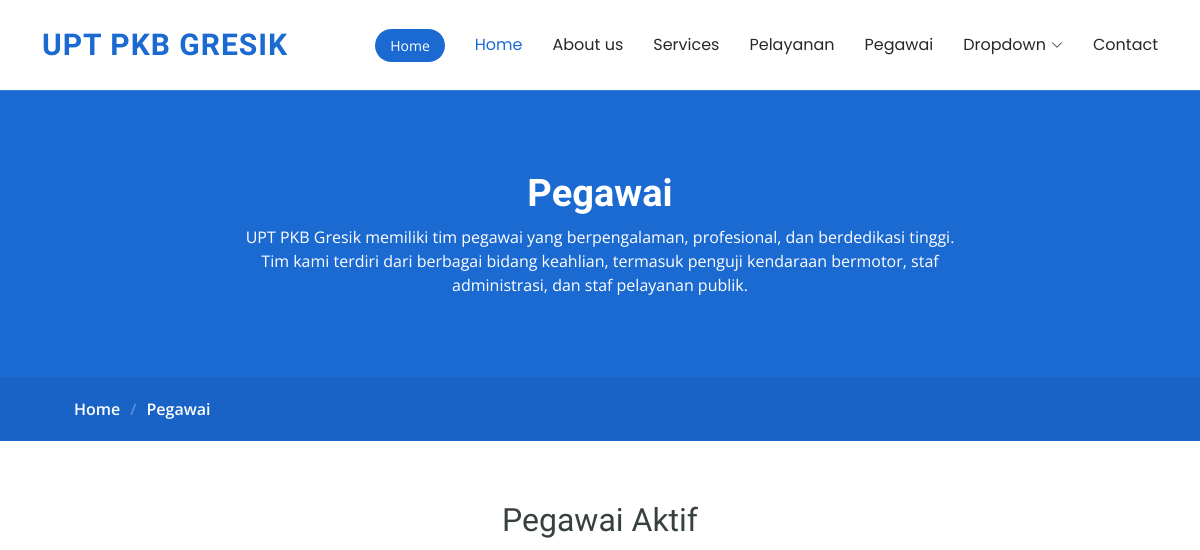
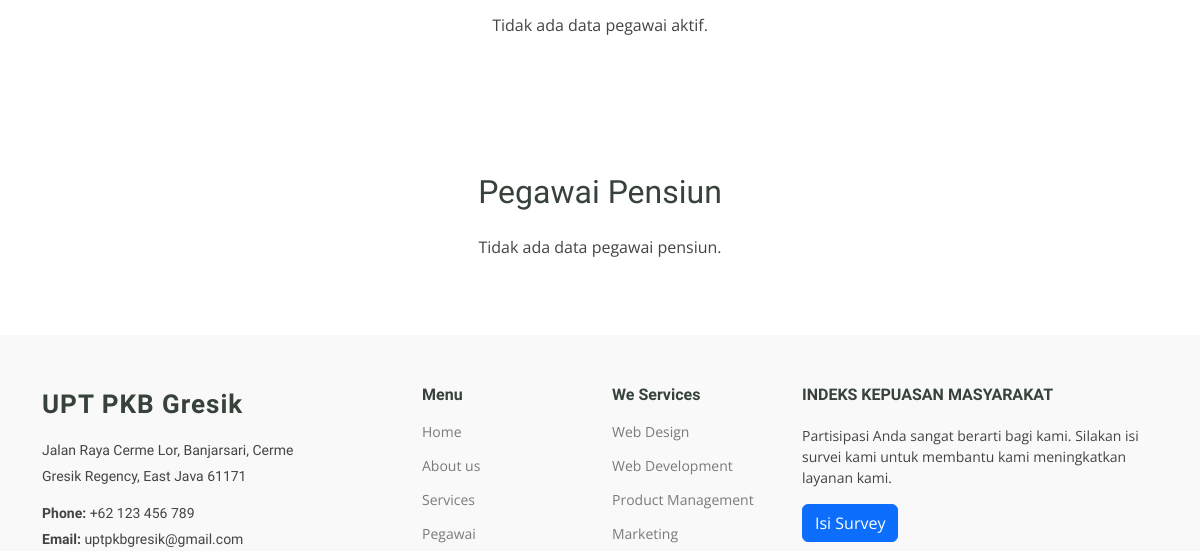
Page /pkb/trainers.php (upper part) on the earlier database version (2 pictures, top to bottom).
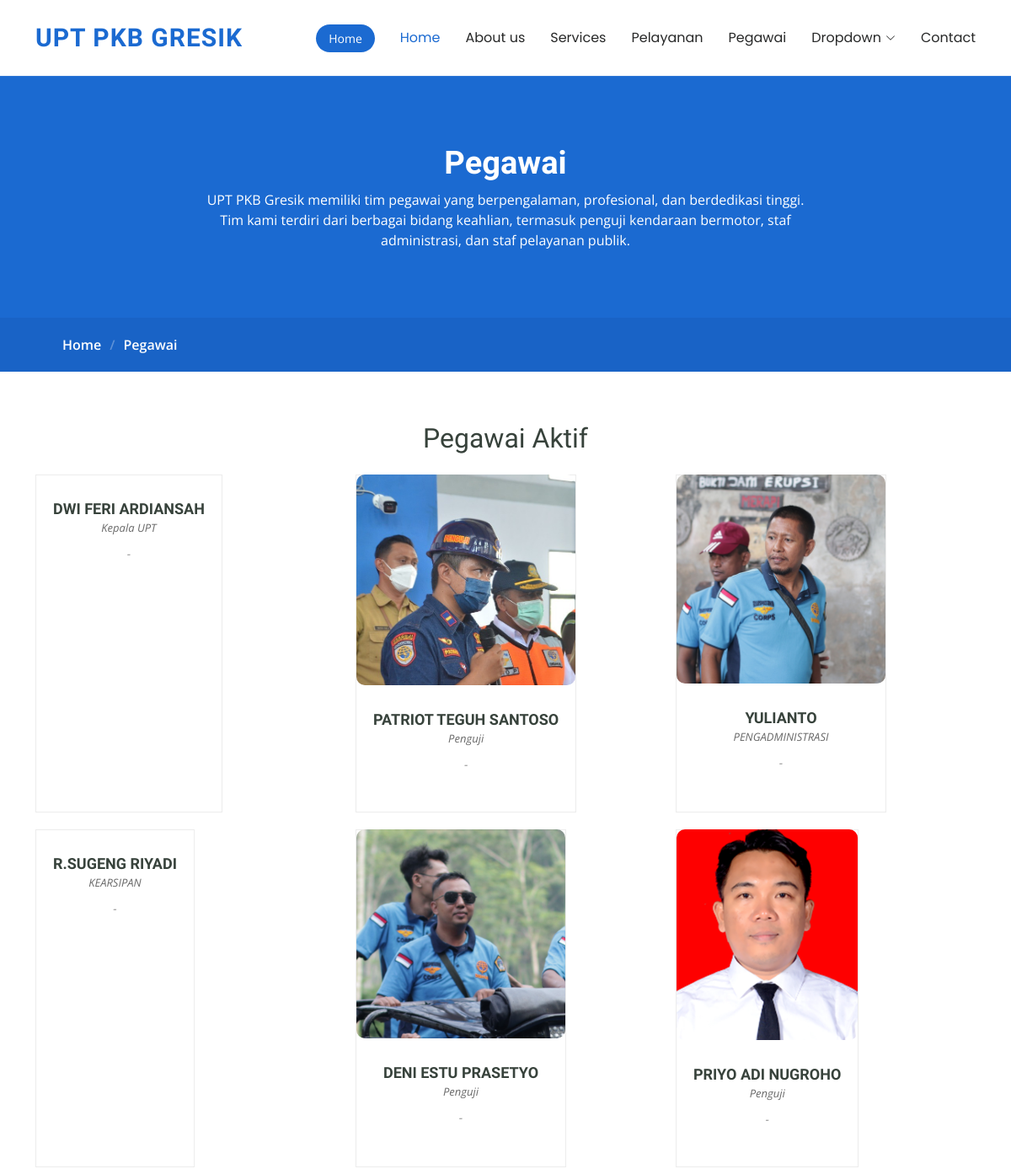
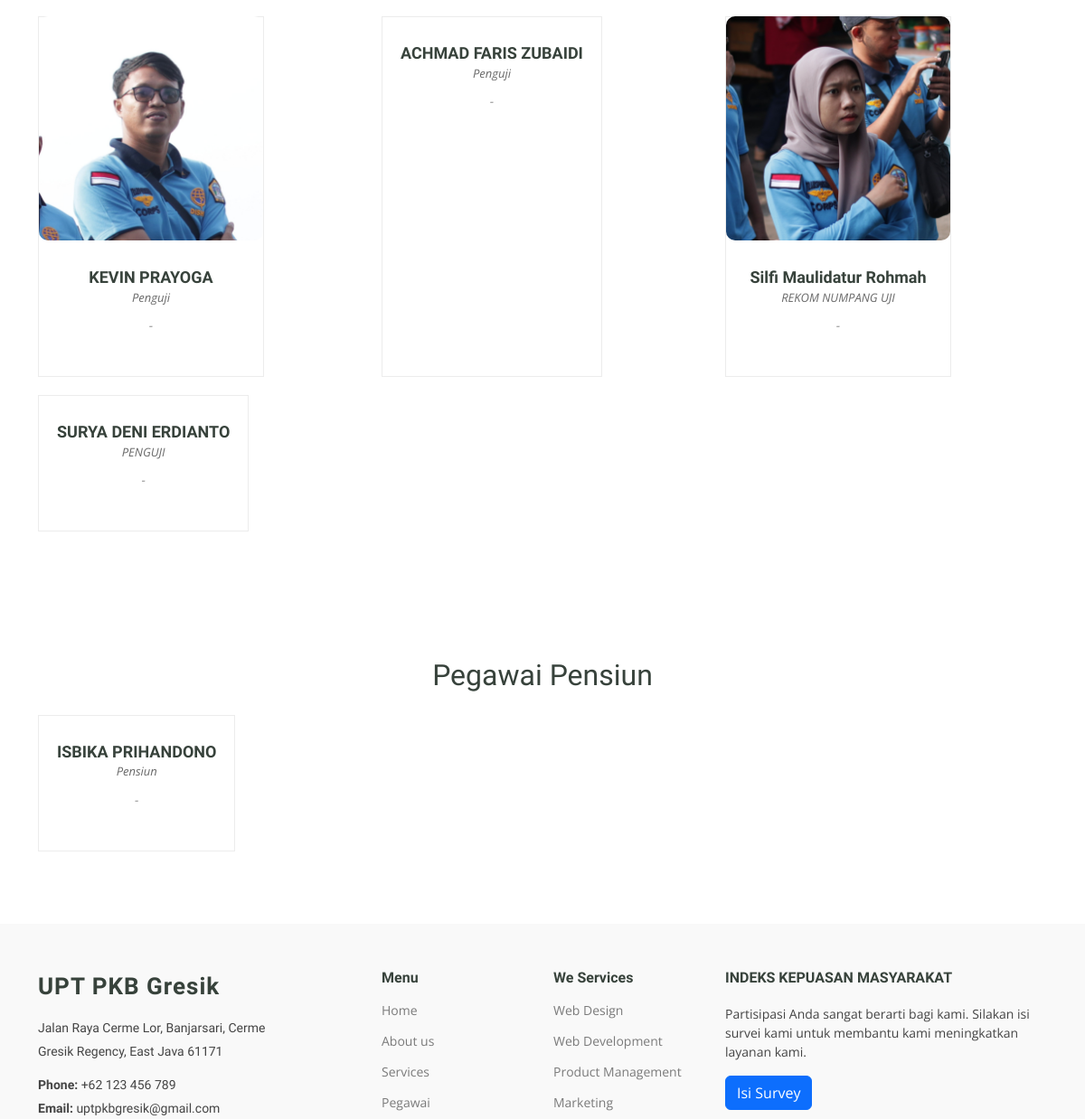
Same page on the later database version (2 pictures, top to bottom).
### tables this page shows
CREATE TABLE `pegawai_pkb` (
  `id` int NOT NULL,
  `nama` varchar(255) NOT NULL,
  `jabatan` varchar(255) NOT NULL,
  `deskripsi` text NOT NULL,
  `foto` varchar(255) NOT NULL,
  `twitter` varchar(255) DEFAULT '',
  `facebook` varchar(255) DEFAULT '',
  `instagram` varchar(255) DEFAULT '',
  `linkedin` varchar(255) DEFAULT ''
);

### pkb/trainers.php (the view, shortened to what this page needs)
<?php
include("header.php");
$sql_aktif = "SELECT * FROM pegawai_pkb WHERE jabatan != 'Pensiun'";
$result_aktif = $koneksi->query($sql_aktif);
$sql_pensiun = "SELECT * FROM pegawai_pkb WHERE jabatan = 'Pensiun'";
$result_pensiun = $koneksi->query($sql_pensiun);
?>
<main class="main">
    <div class="page-title" data-aos="fade">
        <div class="heading">
            <div class="container">
                <div class="row d-flex justify-content-center text-center">
                    <div class="col-lg-8">
                        <h1>Pegawai</h1>
                        <p class="mb-0">UPT PKB Gresik memiliki tim pegawai yang berpengalaman, profesional, dan berdedikasi tinggi. Tim kami terdiri dari berbagai bidang keahlian, termasuk penguji kendaraan bermotor, staf administrasi, dan staf pelayanan publik.</p>
                    </div>
                </div>
            </div>
        </div>
        <nav class="breadcrumbs">
            <div class="container">
                <ol>
                    <li><a href="index.php">Home</a></li>
                    <li class="current">Pegawai</li>
                </ol>
            </div>
        </nav>
    </div>
    <section id="trainers-aktif" class="section trainers-index">
        <div class="container">
            <h2 class="text-center mb-4">Pegawai Aktif</h2>
            <div class="row">
                <?php
                if ($result_aktif && $result_aktif->num_rows > 0) {
                    while ($row = $result_aktif->fetch_assoc()) {
                        echo '<div class="col-lg-4 col-md-6 d-flex" data-aos="fade-up" data-aos-delay="100">';
                        echo '<div class="member">';
                        echo '<img src="assets/img/trainers/' . $row["foto"] . '" class="img-fluid uniform-img" alt="">';
                        echo '<div class="member-content">';
                        echo '<h4>' . $row["nama"] . '</h4>';
                        echo '<span>' . $row["jabatan"] . '</span>';
                        echo '<p>' . $row["deskripsi"] . '</p>';
                        echo '</div>';
                        echo '</div>';
                        echo '</div>';
                    }
                } else {
                    echo "<p class='text-center'>Tidak ada data pegawai aktif.</p>";
                }
                ?>
            </div>
        </div>
    </section>
    <section id="trainers-pensiun" class="section trainers-index">
        <div class="container">
            <h2 class="text-center mb-4">Pegawai Pensiun</h2>
            <div class="row">
                <?php
                if ($result_pensiun && $result_pensiun->num_rows > 0) {
                    while ($row = $result_pensiun->fetch_assoc()) {
                        echo '<div class="col-lg-4 col-md-6 d-flex" data-aos="fade-up" data-aos-delay="100">';
                        echo '<div class="member">';
                        echo '<div class="member-content">';
                        echo '<h4>' . $row["nama"] . '</h4>';
                        echo '<span>' . $row["jabatan"] . '</span>';
                        echo '<p>' . $row["deskripsi"] . '</p>';
                        echo '</div>';
                        echo '</div>';
                        echo '</div>';
                    }
                } else {
                    echo "<p class='text-center'>Tidak ada data pegawai pensiun.</p>";
                }
                ?>
            </div>
        </div>
    </section>
</main>
<?php include("footer.php"); ?>

### pkb/header.php (shortened to what this page needs)
<!DOCTYPE html>
<html lang="id">
<head>
    <link href="assets/vendor/bootstrap/css/bootstrap.min.css" rel="stylesheet">
    <link href="assets/vendor/bootstrap-icons/bootstrap-icons.css" rel="stylesheet">
    <link href="assets/vendor/aos/aos.css" rel="stylesheet">
    <link href="assets/vendor/glightbox/css/glightbox.min.css" rel="stylesheet">
    <link href="assets/vendor/swiper/swiper-bundle.min.css" rel="stylesheet">
    <link href="assets/css/main.css" rel="stylesheet">
</head>
<body class="index-page">
<header id="header" class="header d-flex align-items-center sticky-top">
    <div class="container-fluid container-xl position-relative d-flex align-items-center">
        <a href="index.php" class="logo d-flex align-items-center me-auto">
            <h1 class="sitename">UPT PKB Gresik</h1>
        </a>
        <nav id="navmenu" class="navmenu">
            <ul>
                <li><a href="index.php" class="active">Home</a></li>
                <li><a href="about.php">About us</a></li>
                <li><a href="courses.php">Services</a></li>
                <li><a href="events.php">Pelayanan</a></li>
                <li><a href="trainers.php">Pegawai</a></li>
                <li class="dropdown"><a href="#"><span>Dropdown</span> <i class="bi bi-chevron-down toggle-dropdown"></i></a>
                </li>
                <li><a href="contact.php">Contact</a></li>
            </ul>
        </nav>
            <a class="btn-getstarted" href="../">Home</a>
    </div>
</header>

### pkb/footer.php (shortened to what this page needs)
<footer id="footer" class="footer position-relative light-background">
    <div class="container footer-top">
        <div class="row gy-4">
            <div class="col-lg-4 col-md-6 footer-about">
                <a href="index.html" class="logo d-flex align-items-center">
                    <span class="sitename">UPT PKB Gresik</span>
                </a>
                <div class="footer-contact pt-3">
                    <p>Jalan Raya Cerme Lor, Banjarsari, Cerme</p>
                    <p>Gresik Regency, East Java 61171</p>
                    <p class="mt-3"><strong>Phone:</strong> <span>+62 123 456 789</span></p>
                    <p><strong>Email:</strong> <span>uptpkbgresik@gmail.com</span></p>
                </div>
            </div>
            <div class="col-lg-2 col-md-3 footer-links">
                <h4>Menu</h4>
                <ul>
                    <li><a href="index.php">Home</a></li>
                    <li><a href="about.php">About us</a></li>
                    <li><a href="courses.php">Services</a></li>
                    <li><a href="trainers.php">Pegawai</a></li>
                </ul>
            </div>
            <div class="col-lg-2 col-md-3 footer-links">
                <h4>We Services</h4>
                <ul>
                    <li><a href="#">Web Design</a></li>
                    <li><a href="#">Web Development</a></li>
                    <li><a href="#">Product Management</a></li>
                    <li><a href="#">Marketing</a></li>
                </ul>
            </div>
            <div class="col-lg-4 col-md-12 footer-newsletter">
                <h4>INDEKS KEPUASAN MASYARAKAT</h4>
                <p>Partisipasi Anda sangat berarti bagi kami. Silakan isi survei kami untuk membantu kami meningkatkan
                    layanan kami.</p>
                <form action="https://sukma.jatimprov.go.id/fe/survey?idUser=1195" target="_blank">
                    <input type="submit" value="Isi Survey" class="btn btn-primary">
                </form>
            </div>
        </div>
    </div>
</footer>
</body>
</html>

Differences in the rows shown:
added pegawai_pkb: nama "DWI FERI ARDIANSAH", jabatan "Kepala UPT", deskripsi "-", shown under "Pegawai Aktif"
added pegawai_pkb: foto (picture), nama "PATRIOT TEGUH SANTOSO", jabatan "Penguji", deskripsi "-", shown under "Pegawai Aktif"
added pegawai_pkb: foto (picture), nama "YULIANTO", jabatan "PENGADMINISTRASI", deskripsi "-", shown under "Pegawai Aktif"
added pegawai_pkb: nama "R.SUGENG RIYADI", jabatan "KEARSIPAN", deskripsi "-", shown under "Pegawai Aktif"
added pegawai_pkb: foto (picture), nama "DENI ESTU PRASETYO", jabatan "Penguji", deskripsi "-", shown under "Pegawai Aktif"
added pegawai_pkb: foto (picture), nama "PRIYO ADI NUGROHO", jabatan "Penguji", deskripsi "-", shown under "Pegawai Aktif"
added pegawai_pkb: foto (picture), nama "KEVIN PRAYOGA", jabatan "Penguji", deskripsi "-", shown under "Pegawai Aktif"
added pegawai_pkb: nama "ACHMAD FARIS ZUBAIDI", jabatan "Penguji", deskripsi "-", shown under "Pegawai Aktif"
added pegawai_pkb: foto (picture), nama "Silfi Maulidatur Rohmah", jabatan "REKOM NUMPANG UJI", deskripsi "-", shown under "Pegawai Aktif"
added pegawai_pkb: nama "SURYA DENI ERDIANTO", jabatan "PENGUJI", deskripsi "-", shown under "Pegawai Aktif"
added pegawai_pkb: nama "ISBIKA PRIHANDONO", jabatan "Pensiun", deskripsi "-", shown under "Pegawai Pensiun"
Other differences:
text no longer shown: "Tidak ada data pegawai aktif. Tidak ada data pegawai pensiun."
